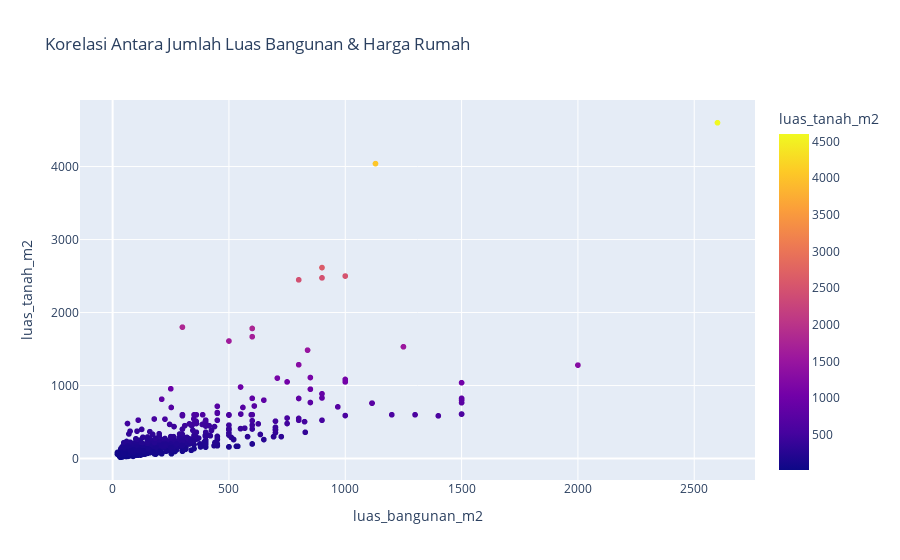

The code cell stored with this chart in its notebook:
### Code cell
# luas tanah vs harga vs luas bangunan
fig = px.scatter(df, x="luas_bangunan_m2", y="luas_tanah_m2",
                 title="Korelasi Antara Jumlah Luas Bangunan & Harga Rumah",
                color="luas_tanah_m2"
                )
fig.show()

### Figure 1 — Plotly figure (JSON) as saved in the notebook; plotly's stock layout.template omitted (floating-point values rounded to 4 significant figures; data arrays with more than 128 entries replaced by an {"elided": "..."} marker saying what was removed)
{"data": [{"hovertemplate": "luas_bangunan_m2=%{x}<br>luas_tanah_m2=%{marker.color}<extra></extra>", "legendgroup": "", "marker": {"color": {"elided": "2001 int values"}, "coloraxis": "coloraxis", "symbol": "circle"}, "mode": "markers", "name": "", "showlegend": false, "type": "scattergl", "x": {"elided": "2001 int values"}, "xaxis": "x", "y": {"elided": "2001 int values"}, "yaxis": "y"}], "layout": {"coloraxis": {"colorbar": {"title": {"text": "luas_tanah_m2"}}, "colorscale": [[0, "#0d0887"], [0.1111, "#46039f"], [0.2222, "#7201a8"], [0.3333, "#9c179e"], [0.4444, "#bd3786"], [0.5556, "#d8576b"], [0.6667, "#ed7953"], [0.7778, "#fb9f3a"], [0.8889, "#fdca26"], [1, "#f0f921"]]}, "legend": {"tracegroupgap": 0}, "title": {"text": "Korelasi Antara Jumlah Luas Bangunan & Harga Rumah"}, "xaxis": {"anchor": "y", "domain": [0, 1], "title": {"text": "luas_bangunan_m2"}}, "yaxis": {"anchor": "x", "domain": [0, 1], "title": {"text": "luas_tanah_m2"}}}}
